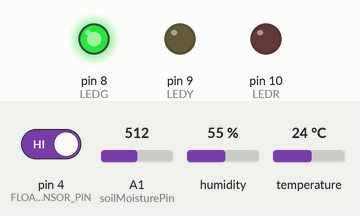
Bench run of a sketch on a simulated Arduino Uno, built with avr-gcc and run on an emulated ATmega328P. Parts: output pins drawn as LEDs (lit = HIGH). The test bench sets the inputs (shaded band); at power-on: pin 4 (FLOAT_SENSOR_PIN) HIGH, A1 (soilMoisturePin) = 512, humidity 55 %, temperature 24 °C. What the sketch prints to the serial monitor is not drawn.

Above: at 15.0 s.
Timing chart, 0 to 39.1 s (numbered marks = the images above):
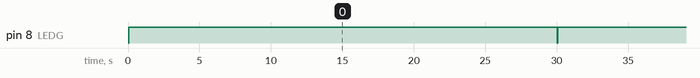

Measured:
- by itself, pin 8 (LEDG): alternates HIGH for 30.0 s and LOW for 0.04 s

The sketch:

readData.ino
```cpp
#include <DHT.h>
#define DHTPIN 2
#define DHTTYPE DHT11

#define FLOAT_SENSOR_PIN 4

int LEDG = 8;    // Green LED
int LEDY = 9;    // Yellow LED
int LEDR = 10;   // Red LED
const int soilMoisturePin = A1;

DHT dht(DHTPIN, DHTTYPE);

void setup() {
    Serial.begin(9600);
    // Initialize digital pins as outputs
    pinMode(LEDG, OUTPUT);
    pinMode(LEDY, OUTPUT);
    pinMode(LEDR, OUTPUT);

    pinMode(FLOAT_SENSOR_PIN, INPUT_PULLUP);  // Use internal pull-up

    dht.begin();
}

void loop() {
    digitalWrite(LEDY, LOW);  // Turn LED OFF
    digitalWrite(LEDG, LOW);
    digitalWrite(LEDR, LOW);
    int soilSensorValue = analogRead(soilMoisturePin);
    Serial.print("Moisture: ");
    Serial.println(soilSensorValue);

    float h = dht.readHumidity();
    float t = dht.readTemperature(); // Celsius
    if (isnan(h) || isnan(t)) {
      Serial.println("Failed to read from DHT sensor!");
      return;
    }
    Serial.print("Humidity: ");
    Serial.print(h);
    Serial.print(" %  |  Temperature: ");
    Serial.print(t);
    Serial.println(" °C");

    int floatSensorValue = digitalRead(FLOAT_SENSOR_PIN);  // Read sensor state
    Serial.print("Water Level:");
    Serial.println(floatSensorValue);
    Serial.println("==================");

    if (floatSensorValue == 1 && t > 27.5 && h > 75.0 && soilSensorValue > 750 ) {
        Serial.println("THROW UR STUFF!");
        digitalWrite(LEDR, HIGH);  // Turn LED ON
    } else if (floatSensorValue == 1 && t < 27.5 && h > 70.0 && soilSensorValue > 600) {
        Serial.println("ALERT: CAN SPEND SOME TIME TO CHECK UR STUFF");
        digitalWrite(LEDY, HIGH);   // Turn LED OFF
    }else{
        digitalWrite(LEDG, HIGH);
    }
    delay(30000);
}
```
